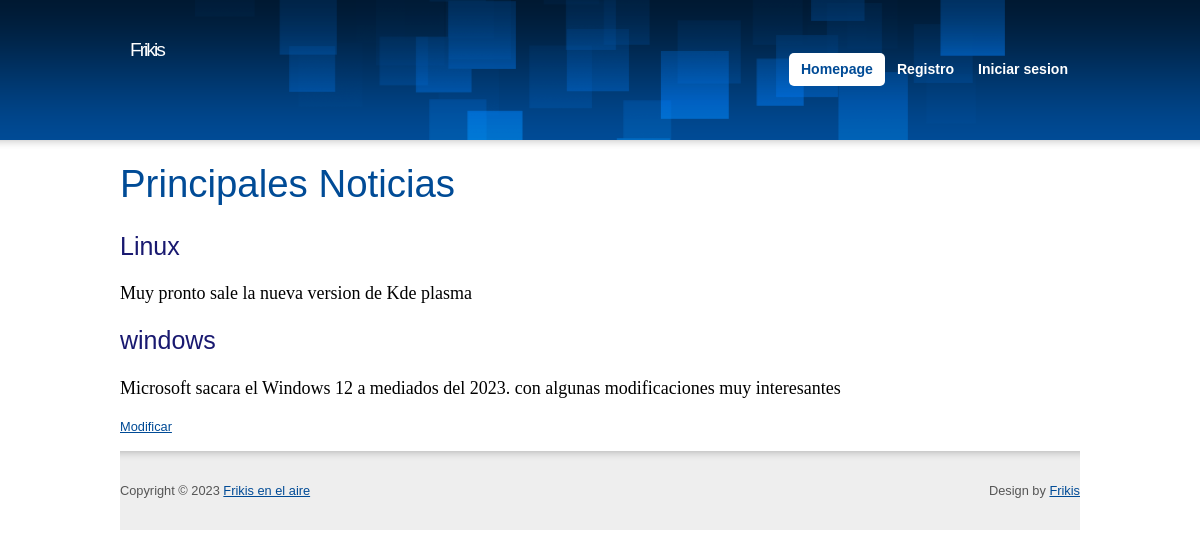
Screenshot of /frikis/ with the database file from the repository.
### frikis/models.py (models this page shows, shortened)
class tusnoticias(models.Model):
    titulo=models.CharField(max_length=30)
    noticia_text = models.CharField(max_length=200)
    pub_date = models.DateTimeField('date published')

### frikis/views.py (the view)
# urls.py: path('', views.index, name='inicio'),
def index(request):
    latest_news= tusnoticias.objects.all()
    context = {'latest_news': latest_news}
    return render(request, 'frikis/index.html', context)

### frikis/templates/frikis/index.html
{% extends "frikis/base.html" %}
{% load static %}
{% block content %}
<h1>Principales Noticias</h1>
<ul>
  {% for tusnoticias in latest_news %}
  <h3 class="newstitle">
   {{ tusnoticias.titulo }} </h3>
   <p class="listnews">
   {{ tusnoticias.noticia_text }}
</p>
  {% endfor %}
 <a href="">Modificar</a>
</ul>
{% endblock %}

### frikis/static/frikis/css/main.css (style rules this page uses)
blockquote, body, button, code, dd, div, dl, dt, fieldset, form, h1, h2, h3, h4, h5, h6, img, legend, li, ol, p, pre, td, th, ul { margin:0; padding:0; border:0; vertical-align:baseline; }
address, blockquote, dl, fieldset, form, h1, h2, h3, h4, h5, h6, ol, p, table, ul { margin:15px 0; }
body { background:url("../design/bg.png") 0 0 repeat-x; font:0.8em/1.5 "arial", sans-serif; }
h1 { font-size:300%; font-weight:normal; }
h3 { font-size:160%; font-weight:normal; }

### frikis/static/frikis/css/skin.css (style rules this page uses)
body { background-color:#FFF; color:#555; }
a { color:#004B96; }
h1 { color:#004B96; }

### frikis/static/frikis/css/list.css (style rules this page uses)
.listnews { color: black; font-size: 18px; font-family: 'Times New Roman', Times, serif; }
.newstitle { color: midnightblue; font-size: 25px; }

### rows the page displays
tusnoticias: titulo "Linux", noticia_text "Muy pronto sale la nueva version de Kde plasma"
tusnoticias: titulo "windows", noticia_text "Microsoft sacara el Windows 12 a mediados del 2023. con algunas modificaciones muy interesantes"
